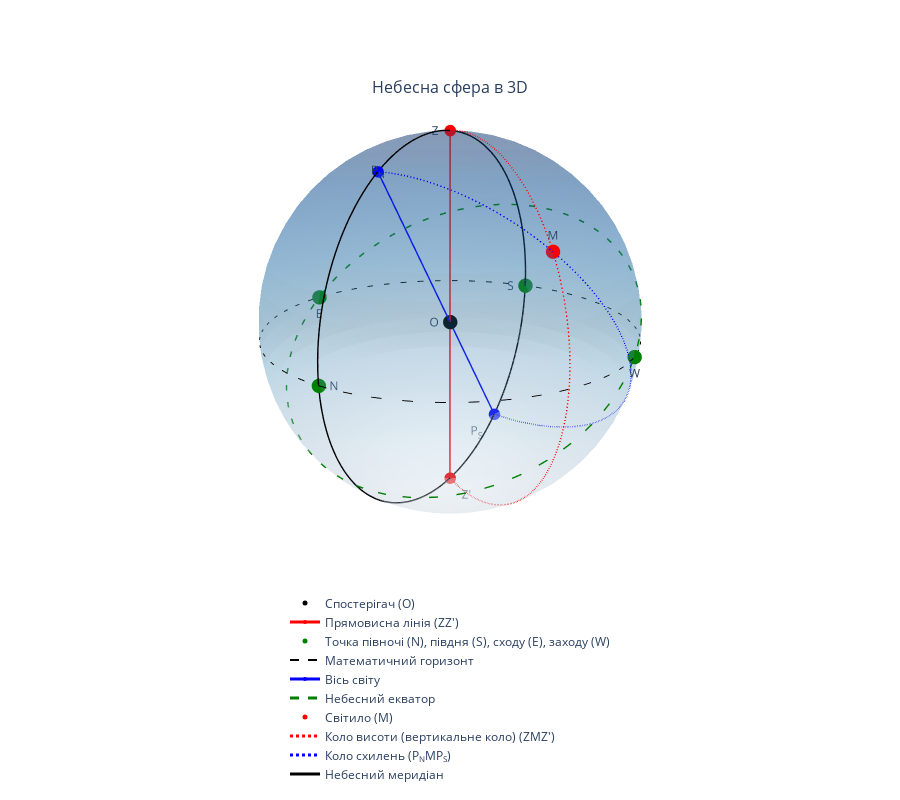

The notebook cell saved with this chart:
### Markdown cell above
Примітка: код нижче генерує інтерактивну 3D модель небесної сфери, однак він занадто складний для новачків.

### Code cell
import numpy as np
import plotly.graph_objs as go
from plotly.subplots import make_subplots

# ========================================================================
# Допоміжні функції
# ========================================================================

def normalize(v):
    """Нормує вектор v до довжини 1."""
    return v / np.linalg.norm(v)

def param_sphere(num_phi=30, num_theta=60):
    """
    Повертає сітки (X, Y, Z) для відмалювання сфери радіуса 1.
    phi – полярний кут від 0 до pi,
    theta – азимутальний кут від 0 до 2*pi.
    """
    phi = np.linspace(0, np.pi, num_phi)
    theta = np.linspace(0, 2*np.pi, num_theta)
    phi, theta = np.meshgrid(phi, theta)
    
    X = np.sin(phi) * np.cos(theta)
    Y = np.sin(phi) * np.sin(theta)
    Z = np.cos(phi)
    return X, Y, Z

def circle_on_sphere(normal, steps=100):
    """
    Повертає координати (x, y, z) великого кола на сфері,
    яке лежить у площині, перпендикулярній до normal, і проходить через (0,0,0).
    (normal має бути нормований).
    """
    # Знайдемо будь-які два взаємно перпендикулярні вектори u, v у площині кола
    # (тобто вони перпендикулярні до normal).
    # Найпростіше – взяти довільний вектор, перетнути з normal, і ще раз перетнути з normal.
    # Але простіше зафіксувати "eZ = (0,0,1)", якщо воно не вироджене до normal.
    
    # Якщо normal (майже) колінеарний до (0,0,1), то можна взяти іншу "базу".
    # Тут для наочності зробимо універсальний підхід.
    
    # Умовно візьмемо eX = (1,0,0) і eY = (0,1,0), eZ = (0,0,1)
    # і дивитимемось, з яким вектором normal найменше колінеарна.
    cand = [
        np.array([1,0,0]),
        np.array([0,1,0]),
        np.array([0,0,1])
    ]
    # Знайдемо вектор, який найменше паралельний до normal (через косинус кута)
    dotvals = [abs(np.dot(normal, c)) for c in cand]
    e = cand[np.argmin(dotvals)]
    
    # Будуємо базис у площині
    u = np.cross(normal, e)
    u = normalize(u)
    v = np.cross(normal, u)
    v = normalize(v)
    
    # Випараметризуємо коло: X(t) = u*cos(t) + v*sin(t)
    t = np.linspace(0, 2*np.pi, steps)
    circle_x = []
    circle_y = []
    circle_z = []
    for ang in t:
        point = np.cos(ang)*u + np.sin(ang)*v
        circle_x.append(point[0])
        circle_y.append(point[1])
        circle_z.append(point[2])
    return np.array(circle_x), np.array(circle_y), np.array(circle_z)

def circle_through_3pts(p1, p2, p3, steps=200):
    """
    Для трьох точок на сфері (p1, p2, p3) будуємо коло (або "велике/мале коло"),
    що проходить через ці три точки (якщо вони не колінеарні).
    
    Повертає (x_arc, y_arc, z_arc) – дугу на сфері, яка іде від p1 до p3
    через p2 (тобто та частина кола, де p2 "лежить між" p1 та p3").
    
    Ідея аналогічна вашій arc_from_3pts, але тепер у 3D:
    1) Знаходимо площину, що проходить через p1, p2, p3 (через 0,0,0, якщо вважаємо сферу у центрі).
       – Оскільки O=(0,0,0) теж у центрі сфери, припустимо, що p1, p2, p3 лежать на сфері радіуса 1.
    2) Визначаємо вектор normal = (p1 x p2) + (p2 x p3) + (p3 x p1) (або простіше: p1 x p2 + ...),
       щоб отримати "напрям" площини, у якій лежить коло.
    3) Параметризуємо коло (intersection plane & sphere).
    4) Визначаємо дві можливі дуги (бо коло – повне). Вибираємо ту, де p2 лежить "посередині".
    """
    # Перевіримо, чи не колінеарні (або майже) p1, p2, p3.
    # Якщо площа трикутника дуже мала – повертаємо порожній результат.
    # Площа ~ ||(p2 - p1) x (p3 - p1)|| / 2
    area = np.linalg.norm(np.cross(p2 - p1, p3 - p1)) / 2
    if area < 1e-12:
        return np.array([]), np.array([]), np.array([])
    
    # Нормальний вектор до площини, що проходить через p1,p2,p3
    # (і через (0,0,0), якщо точки на сфері).
    # Точніше, normal визначимо як cross(p1, p2) + cross(p2, p3) + cross(p3, p1)
    # Це забезпечить орієнтацію, яка "захоплює" всі три точки. Але можна й простіше:
    plane_normal = np.cross(p1, p2) + np.cross(p2, p3) + np.cross(p3, p1)
    plane_normal = normalize(plane_normal)
    
    # Повне коло у цій площині
    cx, cy, cz = circle_on_sphere(plane_normal, steps=4*steps)  # щоб арка була плавніша
    
    # Тепер треба знайти, де на цьому колі лежать p1, p2, p3 (кути).
    # У параметризації кола X(t)=u cos(t)+v sin(t) ми заздалегідь не зберігали t,
    # тож зробимо простіше: знайдемо найближчі індекси до p1, p2, p3.
    
    # Допоміжна функція для пошуку найближчої точки
    def find_nearest_idx(xarr, yarr, zarr, p):
        # мінімізуємо відстань ||(x_i,y_i,z_i) - p||
        dist = (xarr - p[0])**2 + (yarr - p[1])**2 + (zarr - p[2])**2
        return np.argmin(dist)
    
    i1 = find_nearest_idx(cx, cy, cz, p1)
    i2 = find_nearest_idx(cx, cy, cz, p2)
    i3 = find_nearest_idx(cx, cy, cz, p3)
    
    # Кожна пара (i1,i3) задає дві дуги: прямий обхід і зворотний.
    # Подивимось, яка з них "містить" i2.
    n = len(cx)
    
    def arc_indices(i_start, i_end):
        """Повертає послідовність індексів від i_start до i_end (по модулю n)."""
        if i_end >= i_start:
            return np.arange(i_start, i_end+1)
        else:
            return np.concatenate([np.arange(i_start, n), np.arange(0, i_end+1)])
    
    arc1 = arc_indices(i1, i3)
    arc2 = arc_indices(i3, i1)
    
    # Перевіряємо, де лежить i2
    def in_arc(i2, arc):
        return i2 in arc
    
    if in_arc(i2, arc1):
        arc_idx = arc1
    else:
        arc_idx = arc2
    
    return cx[arc_idx], cy[arc_idx], cz[arc_idx]

# ========================================================================
# Основна побудова 3D
# ========================================================================

# Створюємо фігуру
fig = make_subplots(rows=1, cols=1,
                    specs=[[{'type':'scatter3d'}]],
                    subplot_titles=["Небесна сфера в 3D"])

# 1) Небесна сфера як поверхня
Xs, Ys, Zs = param_sphere()
sphere_surface = go.Surface(
    x = Xs, y = Ys, z = Zs,
    colorscale='Blues',
    opacity=0.3,
    showscale=False,
    name='Celestial Sphere'
)
fig.add_trace(sphere_surface, row=1, col=1)

# 2) Точки та лінії
data_traces = []

# --- Спостерігач у центрі ---
O = np.array([0, 0, 0])
scatter_O = go.Scatter3d(
    x=[O[0]], y=[O[1]], z=[O[2]],
    mode='markers+text',
    text=["O"],
    textposition="middle left",
    marker=dict(size=5, color="black"),
    name="Спостерігач (O)"
)
data_traces.append(scatter_O)

# --- Z та Z' (вертикальна вісь) ---
Z = np.array([0,0,1])
Zp = np.array([0,0,-1])
scatter_ZZp = go.Scatter3d(
    x=[0,0], y=[0,0], z=[1,-1],
    mode='lines+markers+text',
    text=["Z", "Z'"],
    textposition=["bottom left","bottom center"],
    line=dict(color='red', width=3),
    marker=dict(size=4, color="red"),
    name="Прямовисна лінія (ZZ')"
)
data_traces.append(scatter_ZZp)

# --- Кардинальні точки N, S, E, W на площині z=0 ---
N = np.array([1,0,0])
S = np.array([-1,0,0])
E = np.array([0,-1,0])
W = np.array([0,1,0])

scatter_cardinals = go.Scatter3d(
    x=[N[0], S[0], E[0], W[0]],
    y=[N[1], S[1], E[1], W[1]],
    z=[N[2], S[2], E[2], W[2]],
    mode='markers+text',
    text=["N","S","E","W"],
    textposition=["middle right","middle left","bottom center","bottom center"],
    marker=dict(size=5, color="green"),
    name="Точка півночі (N), півдня (S), сходу (E), заходу (W)"
)
data_traces.append(scatter_cardinals)

# --- Горизонт (коло z=0 на сфері) ---
theta = np.linspace(0, 2*np.pi, 200)
horiz_x = np.cos(theta)
horiz_y = np.sin(theta)
horiz_z = np.zeros_like(theta)

scatter_horizon = go.Scatter3d(
    x=horiz_x, y=horiz_y, z=horiz_z,
    mode='lines',
    line=dict(color='black', dash='dash', width=2),
    name="Математичний горизонт"
)
data_traces.append(scatter_horizon)

# --- Вісь світу P_N, P_S з нахилом alpha = 35° ---
alpha_deg = 35
alpha = np.radians(alpha_deg)

# Припустимо, що у "стандартному" положенні полюс був би (0,0,1).
# Тоді повернемо його навколо осі Y на кут alpha (змінюючи нахил у площині x-z).
Ry = np.array([
    [ np.cos(alpha), 0, np.sin(alpha)],
    [ 0,             1, 0            ],
    [-np.sin(alpha), 0, np.cos(alpha)]
])

PN = Ry.dot(np.array([0,0,1]))  # Північний полюс
PS = -PN                       # Південний полюс

scatter_axis = go.Scatter3d(
    x=[PN[0], PS[0]], y=[PN[1], PS[1]], z=[PN[2], PS[2]],
    mode='lines+markers+text',
    text=["P<sub>N</sub>", "P<sub>S</sub>"],
    textposition=["top center","bottom center"],
    line=dict(color='blue', width=3),
    marker=dict(size=4, color="blue"),
    name="Вісь світу"
)
data_traces.append(scatter_axis)

# --- Небесний екватор (велике коло перпендикулярне осі P_NP_S) ---
pn_normal = normalize(PN)  # це напрям осі
eq_x, eq_y, eq_z = circle_on_sphere(pn_normal)  # коло, перпендикулярне PN
scatter_equator = go.Scatter3d(
    x=eq_x, y=eq_y, z=eq_z,
    mode='lines',
    line=dict(color='green', dash='dash', width=3),
    name="Небесний екватор"
)
data_traces.append(scatter_equator)

# --- Приклад розташування світила M на сфері ---
# Нехай спочатку в 2D ви мали M=(0.3,0.8). У 3D додамо невеликий z і нормуємо:
M_init = np.array([0.4, 0.7, 0.5])
M = normalize(M_init)

scatter_M = go.Scatter3d(
    x=[M[0]], y=[M[1]], z=[M[2]],
    mode='markers+text',
    text=["M"],
    textposition="top center",
    marker=dict(size=5, color='red'),
    name="Світило (M)"
)
data_traces.append(scatter_M)

# --- "Вертикаль" (коло, що проходить через Z, M, Z') ---
v_x, v_y, v_z = circle_through_3pts(Z, M, Zp)
if len(v_x) > 0:
    scatter_vertical = go.Scatter3d(
        x=v_x, y=v_y, z=v_z,
        mode='lines',
        line=dict(color='red', width=3, dash='dot'),
        name="Коло висоти (вертикальне коло) (ZMZ')"
    )
    data_traces.append(scatter_vertical)

# --- Коло схилень (через P_N, M, P_S) ---
d_x, d_y, d_z = circle_through_3pts(PN, M, PS)
if len(d_x) > 0:
    scatter_decl = go.Scatter3d(
        x=d_x, y=d_y, z=d_z,
        mode='lines',
        line=dict(color='blue', width=3, dash='dot'),
        name="Коло схилень (P<sub>N</sub>MP<sub>S</sub>)"
    )
    data_traces.append(scatter_decl)

# --- Небесний меридіан (через Z, Z' та полюси світу P_N, P_S)
# Обираємо Z та P_N для визначення площини меридіану.
merid_plane_normal = normalize(np.cross(Z, PN))
merid_x, merid_y, merid_z = circle_on_sphere(merid_plane_normal, steps=200)
scatter_meridian = go.Scatter3d(
    x=merid_x, y=merid_y, z=merid_z,
    mode='lines',
    line=dict(color='black', width=3),
    name="Небесний меридіан"
)
data_traces.append(scatter_meridian)

# Додаємо всі лінії/точки до фігури
for tr in data_traces:
    fig.add_trace(tr, row=1, col=1)

# Налаштування 3D-сцени
fig.update_layout(
    # title="Небесна сфера в 3D",
    scene=dict(
        xaxis=dict(
            range=[-1.5, 1.5], 
            showgrid=False, zeroline=False, visible=False
        ),
        yaxis=dict(
            range=[-1.5, 1.5], 
            showgrid=False, zeroline=False, visible=False
        ),
        zaxis=dict(
            range=[-1.5, 1.5], 
            showgrid=False, zeroline=False, visible=False
        ),
        aspectmode='cube',
        camera=dict(
            eye=dict(x=0.8, y=0.5, z=0.3)
        ),
    ),
    showlegend=True,
    autosize=True, 
    height=800,
    legend=dict(
        orientation="v",      # Display legend items horizontally
        yanchor="top",        # Anchor the top of the legend at the y position
        y=-0.1,               # Position the legend below the plot (adjust as needed)
        xanchor="center",     # Center the legend horizontally
        x=0.5                 # Centered at 50% of the width
    )
)

fig.show()

### Figure 1 — Plotly figure (JSON) as saved in the notebook; plotly's stock layout.template omitted (floating-point values rounded to 4 significant figures; data arrays with more than 128 entries replaced by an {"elided": "..."} marker saying what was removed)
{"data": [{"colorscale": [[0, "rgb(247,251,255)"], [0.125, "rgb(222,235,247)"], [0.25, "rgb(198,219,239)"], [0.375, "rgb(158,202,225)"], [0.5, "rgb(107,174,214)"], [0.625, "rgb(66,146,198)"], [0.75, "rgb(33,113,181)"], [0.875, "rgb(8,81,156)"], [1, "rgb(8,48,107)"]], "name": "Celestial Sphere", "opacity": 0.3, "scene": "scene", "showscale": false, "type": "surface", "x": {"elided": "60x30 float values"}, "y": {"elided": "60x30 float values"}, "z": {"elided": "60x30 float values"}}, {"marker": {"color": "black", "size": 5}, "mode": "markers+text", "name": "Спостерігач (O)", "scene": "scene", "text": ["O"], "textposition": "middle left", "type": "scatter3d", "x": [0], "y": [0], "z": [0]}, {"line": {"color": "red", "width": 3}, "marker": {"color": "red", "size": 4}, "mode": "lines+markers+text", "name": "Прямовисна лінія (ZZ')", "scene": "scene", "text": ["Z", "Z'"], "textposition": ["bottom left", "bottom center"], "type": "scatter3d", "x": [0, 0], "y": [0, 0], "z": [1, -1]}, {"marker": {"color": "green", "size": 5}, "mode": "markers+text", "name": "Точка півночі (N), півдня (S), сходу (E), заходу (W)", "scene": "scene", "text": ["N", "S", "E", "W"], "textposition": ["middle right", "middle left", "bottom center", "bottom center"], "type": "scatter3d", "x": [1, -1, 0, 0], "y": [0, 0, -1, 1], "z": [0, 0, 0, 0]}, {"line": {"color": "black", "dash": "dash", "width": 2}, "mode": "lines", "name": "Математичний горизонт", "scene": "scene", "type": "scatter3d", "x": {"elided": "200 float values"}, "y": {"elided": "200 float values"}, "z": {"elided": "200 int values"}}, {"line": {"color": "blue", "width": 3}, "marker": {"color": "blue", "size": 4}, "mode": "lines+markers+text", "name": "Вісь світу", "scene": "scene", "text": ["P<sub>N</sub>", "P<sub>S</sub>"], "textposition": ["top center", "bottom center"], "type": "scatter3d", "x": [0.5736, -0.5736], "y": [0, 0], "z": [0.8192, -0.8192]}, {"line": {"color": "green", "dash": "dash", "width": 3}, "mode": "lines", "name": "Небесний екватор", "scene": "scene", "type": "scatter3d", "x": [-0.8192, -0.8175, -0.8126, -0.8043, -0.7929, -0.7783, -0.7605, -0.7396, -0.7158, -0.6891, -0.6596, -0.6275, -0.5928, -0.5558, -0.5165, -0.4752, -0.4319, -0.3869, -0.3403, -0.2923, -0.2432, -0.1931, -0.1422, -0.09079, -0.03898, 0.013, 0.06492, 0.1166, 0.1678, 0.2183, 0.2679, 0.3165, 0.3638, 0.4096, 0.4537, 0.4961, 0.5364, 0.5746, 0.6105, 0.6439, 0.6747, 0.7028, 0.7281, 0.7504, 0.7698, 0.786, 0.799, 0.8089, 0.8154, 0.8187, 0.8187, 0.8154, 0.8089, 0.799, 0.786, 0.7698, 0.7504, 0.7281, 0.7028, 0.6747, 0.6439, 0.6105, 0.5746, 0.5364, 0.4961, 0.4537, 0.4096, 0.3638, 0.3165, 0.2679, 0.2183, 0.1678, 0.1166, 0.06492, 0.013, -0.03898, -0.09079, -0.1422, -0.1931, -0.2432, -0.2923, -0.3403, -0.3869, -0.4319, -0.4752, -0.5165, -0.5558, -0.5928, -0.6275, -0.6596, -0.6891, -0.7158, -0.7396, -0.7605, -0.7783, -0.7929, -0.8043, -0.8126, -0.8175, -0.8192], "y": [0, -0.06342, -0.1266, -0.1893, -0.2511, -0.312, -0.3717, -0.4298, -0.4862, -0.5406, -0.5929, -0.6428, -0.6901, -0.7346, -0.7761, -0.8146, -0.8497, -0.8815, -0.9096, -0.9341, -0.9549, -0.9718, -0.9848, -0.9938, -0.9989, -0.9999, -0.9969, -0.9898, -0.9788, -0.9638, -0.945, -0.9224, -0.896, -0.866, -0.8326, -0.7958, -0.7557, -0.7127, -0.6668, -0.6182, -0.5671, -0.5137, -0.4582, -0.4009, -0.342, -0.2817, -0.2203, -0.158, -0.09506, -0.03173, 0.03173, 0.09506, 0.158, 0.2203, 0.2817, 0.342, 0.4009, 0.4582, 0.5137, 0.5671, 0.6182, 0.6668, 0.7127, 0.7557, 0.7958, 0.8326, 0.866, 0.896, 0.9224, 0.945, 0.9638, 0.9788, 0.9898, 0.9969, 0.9999, 0.9989, 0.9938, 0.9848, 0.9718, 0.9549, 0.9341, 0.9096, 0.8815, 0.8497, 0.8146, 0.7761, 0.7346, 0.6901, 0.6428, 0.5929, 0.5406, 0.4862, 0.4298, 0.3717, 0.312, 0.2511, 0.1893, 0.1266, 0.06342, 2.449e-16], "z": [0.5736, 0.5724, 0.569, 0.5632, 0.5552, 0.5449, 0.5325, 0.5179, 0.5012, 0.4825, 0.4619, 0.4394, 0.4151, 0.3892, 0.3617, 0.3327, 0.3024, 0.2709, 0.2383, 0.2047, 0.1703, 0.1352, 0.0996, 0.06357, 0.02729, -0.0091, -0.04546, -0.08163, -0.1175, -0.1528, -0.1876, -0.2216, -0.2547, -0.2868, -0.3177, -0.3474, -0.3756, -0.4023, -0.4275, -0.4509, -0.4724, -0.4921, -0.5098, -0.5255, -0.539, -0.5503, -0.5595, -0.5664, -0.571, -0.5733, -0.5733, -0.571, -0.5664, -0.5595, -0.5503, -0.539, -0.5255, -0.5098, -0.4921, -0.4724, -0.4509, -0.4275, -0.4023, -0.3756, -0.3474, -0.3177, -0.2868, -0.2547, -0.2216, -0.1876, -0.1528, -0.1175, -0.08163, -0.04546, -0.0091, 0.02729, 0.06357, 0.0996, 0.1352, 0.1703, 0.2047, 0.2383, 0.2709, 0.3024, 0.3327, 0.3617, 0.3892, 0.4151, 0.4394, 0.4619, 0.4825, 0.5012, 0.5179, 0.5325, 0.5449, 0.5552, 0.5632, 0.569, 0.5724, 0.5736]}, {"marker": {"color": "red", "size": 5}, "mode": "markers+text", "name": "Світило (M)", "scene": "scene", "text": ["M"], "textposition": "top center", "type": "scatter3d", "x": [0.4216], "y": [0.7379], "z": [0.527]}, {"line": {"color": "red", "dash": "dot", "width": 3}, "mode": "lines", "name": "Коло висоти (вертикальне коло) (ZMZ')", "scene": "scene", "type": "scatter3d", "x": {"elided": "402 float values"}, "y": {"elided": "402 float values"}, "z": {"elided": "402 float values"}}, {"line": {"color": "blue", "dash": "dot", "width": 3}, "mode": "lines", "name": "Коло схилень (P<sub>N</sub>MP<sub>S</sub>)", "scene": "scene", "type": "scatter3d", "x": {"elided": "402 float values"}, "y": {"elided": "402 float values"}, "z": {"elided": "402 float values"}}, {"line": {"color": "black", "width": 3}, "mode": "lines", "name": "Небесний меридіан", "scene": "scene", "type": "scatter3d", "x": {"elided": "200 float values"}, "y": {"elided": "200 int values"}, "z": {"elided": "200 float values"}}], "layout": {"annotations": [{"font": {"size": 16}, "showarrow": false, "text": "Небесна сфера в 3D", "x": 0.5, "xanchor": "center", "xref": "paper", "y": 1, "yanchor": "bottom", "yref": "paper"}], "autosize": true, "height": 800, "legend": {"orientation": "v", "x": 0.5, "xanchor": "center", "y": -0.1, "yanchor": "top"}, "scene": {"aspectmode": "cube", "camera": {"eye": {"x": 0.8, "y": 0.5, "z": 0.3}}, "domain": {"x": [0, 1], "y": [0, 1]}, "xaxis": {"range": [-1.5, 1.5], "showgrid": false, "visible": false, "zeroline": false}, "yaxis": {"range": [-1.5, 1.5], "showgrid": false, "visible": false, "zeroline": false}, "zaxis": {"range": [-1.5, 1.5], "showgrid": false, "visible": false, "zeroline": false}}, "showlegend": true}}
